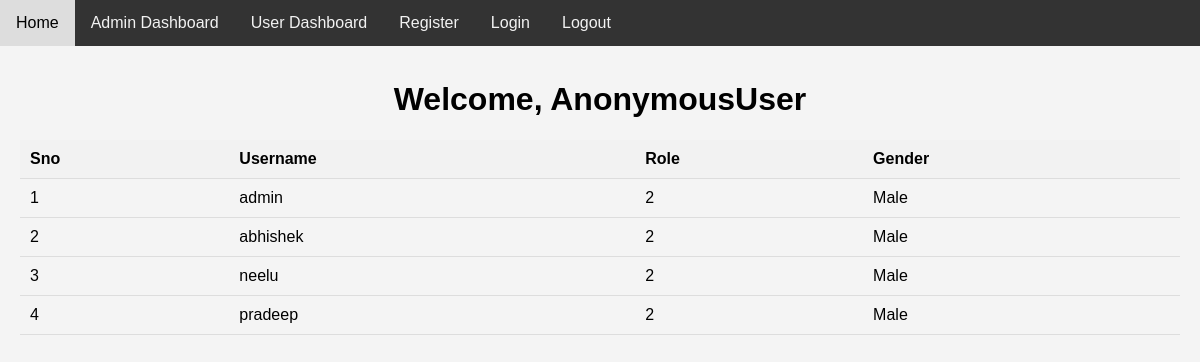
The page / on the database its author committed.
### APP/models.py (models this page shows, shortened)
class MyUser(AbstractUser):
    GENDER_CHOICES = (
        ('Male', 'Male'),
        ('Female', 'Female'),
        ('Other', 'Other'),
    )
    ADMIN = 1
    USER = 2
    ROLES = (
        (ADMIN, 'Admin User'),
        (USER, 'User'),
    )
    role = models.IntegerField(
        choices=ROLES, default=ROLES[1][0], blank=True, null=True)
    gender = models.CharField(choices=GENDER_CHOICES, default=GENDER_CHOICES[0][0], max_length=20, blank=True, null=True)

### APP/views.py (the view)
# urls.py: path('', views.dashboard, name="dashboard"),
def dashboard(request):
    users = MyUser.objects.all()
    contexts = {'users': users}
    return render(request, 'dashboard.html', contexts)

### APP/templates/dashboard.html (shortened to what this page needs)
{% extends "base.html" %}
{% block content %}
    <div class="content">
        <center>
            <h1>Welcome, {{request.user}}</h1>
        </center>
        <table>
            <thead>
                <tr>
                    <th>Sno</th>
                    <th>Username</th>
                    <th>Role</th>
                    <th>Gender</th>
                </tr>
            </thead>
            <tbody>
                {% for user in users %}
                <tr>
                    <td>{{forloop.counter}}</td>
                    <td>{{user.username}}</td>
                    <td>{{user.role}}</td>
                    <td>{{user.gender}}</td>
                </tr>
                {% endfor %}
            </tbody>
        </table>
    </div>
{% endblock content %}

### static/css/style.css (style rules this page uses)
body { font-family: Arial, sans-serif; background-color: #f4f4f4; margin: 0; padding: 0; overflow: hidden; }
.content { padding: 60px 20px; }
table { width: 100%; border-collapse: collapse; margin: 20px 0; }
th, td { padding: 10px; text-align: left; border-bottom: 1px solid #ddd; }
th { background-color: #f2f2f2; }

### rows shown on the page
MyUser: username "admin", role "2", gender "Male"
MyUser: username "abhishek", role "2", gender "Male"
MyUser: username "neelu", role "2", gender "Male"
MyUser: username "pradeep", role "2", gender "Male"

### other values the page prints
{{ request.user }} "AnonymousUser"
